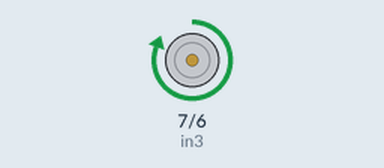
Recording of a sketch running on a simulated Arduino Uno, built with avr-gcc and run on an emulated ATmega328P. On the bench: motor-driver pin pairs drawn as motors (green arrow = first pin HIGH = forward, orange = second pin HIGH = backward, longer = more drive).

Above: at 1.5 s.
At 6.5 s:
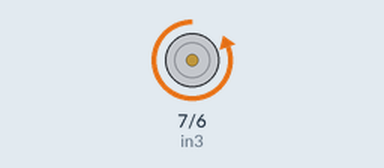
At 9.0 s:
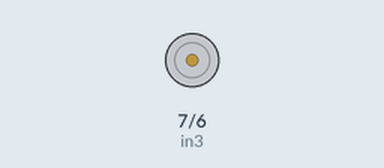
Timing chart, 0 to 13.0 s (numbered marks = the images above):
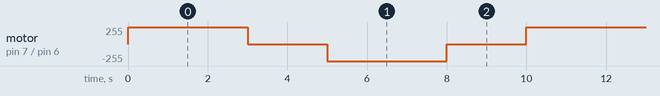

Measured:
- by itself, motor on pin 7 (in3) / pin 6 (in4): repeats every 10.0 s: stopped 2.0 s, backward 255/255 3.0 s, stopped 2.0 s, forward 255/255 3.0 s

The sketch:

motor_.ino
```cpp
int in3 = 7; //Declaring the pins where in1 in2 from the driver are wired
int in4 = 6; //here they are wired with D9 and D8 from Arduino
void setup() {
  pinMode(in3, OUTPUT); //Declaring the pin modes, obviously they're outputs
  pinMode(in4, OUTPUT);
}
//Before starting the loop you should create functions type "void" to control the driver's pins
//Here I created three functions, one to turn the motor in a direction "#1", the other one to the other direction "#3"
//and the second one to stop the motor
//For changing directions you switch the HIGH with LOW and vice-versa
void TurnMotorA(){
  digitalWrite(in3, HIGH);
  digitalWrite(in4, LOW);
}
void TurnOFFA(){
  digitalWrite(in3, LOW);
  digitalWrite(in4, LOW);
}
void TurnMotorA2(){
  digitalWrite(in3,LOW);
  digitalWrite(in4,HIGH);
}
void loop() {
  TurnMotorA(); // We turn to direction 1 for 3s then stop for 2s
  delay(3000);
  TurnOFFA();
  delay(2000);
  TurnMotorA2(); // We turn to direction 2 for 3s then stop for 2s
  delay(3000);
  TurnOFFA();
  delay(2000);
}
```
